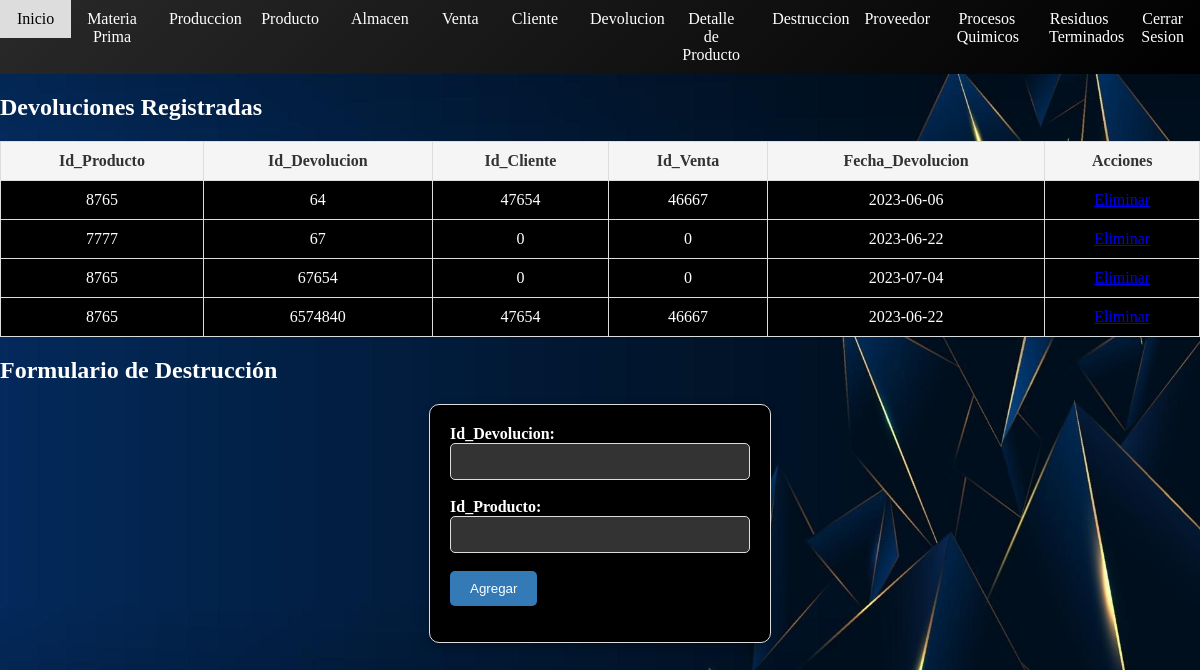
Page /DetalleP.php (signed in) on the committed database.
### tables this page shows
CREATE TABLE `devoluciones` (
  `id_devolucion` int(11) NOT NULL,
  `id_producto` int(11) DEFAULT NULL,
  `id_cliente` int(11) DEFAULT NULL,
  `id_venta` int(11) DEFAULT NULL,
  `fecha_devolucion` date DEFAULT NULL
);

### DetalleP.php (the view, shortened to what this page needs)
<link rel="stylesheet" type="text/css" href="assets/css/estilomenu.css">
<body>
       <?php include 'menu.php'; ?>
   </body>
<!DOCTYPE html>
<html>
<head>
</head>
<body>
  <h2>Devoluciones Registradas</h2>
  <?php
    $servername = "localhost";
    $username = "ulises";
    $password = "1234";
    $dbname = "gomper2";
    $conn = new mysqli($servername, $username, $password, $dbname);
    $sql = "SELECT * FROM devoluciones";
    $result = $conn->query($sql);
    if ($result->num_rows > 0) {
      echo '<table class="table-container">';
      echo '<tr>';
      echo '<th>Id_Producto</th>';
      echo '<th>Id_Devolucion</th>';
      echo '<th>Id_Cliente</th>';
      echo '<th>Id_Venta</th>';
      echo '<th>Fecha_Devolucion</th>';
      echo '<th>Acciones</th>';
      echo '</tr>';
      while ($row = $result->fetch_assoc()) {
        echo '<tr>';
        echo '<td>' . $row['id_producto'] . '</td>';
        echo '<td>' . $row['id_devolucion'] . '</td>';
        echo '<td>' . $row['id_cliente'] . '</td>';
        echo '<td>' . $row['id_venta'] . '</td>';
        echo '<td>' . $row['fecha_devolucion'] . '</td>';
        echo '<td><a href="?eliminar=' . $row['id_devolucion'] . '">Eliminar</a></td>';
        echo '</tr>';
      }
      echo '</table>';
    } else {
      echo 'No hay devoluciones registradas.';
    }
  ?>
</body>
</html>
<!DOCTYPE html>
<html>
<head>
  <link rel="stylesheet" href="DetalleP/styles.css">
</head>
<body>
  <h2>Formulario de Destrucción</h2>
<div class="form-container">
  <form method="POST" action="<?php echo $_SERVER['PHP_SELF']; ?>">
    <label for="id_devolucion">Id_Devolucion:</label>
    <input type="text" name="id_devolucion" id="id_devolucion" required><br><br>
    <label for="id_producto">Id_Producto:</label>
    <input type="text" name="id_producto" id="id_producto" required><br><br>
    <input type="submit" value="Agregar">
  </form>

### assets/css/estilomenu.css (style rules this page uses)
body { margin: 0; }

### DetalleP/styles.css (style rules this page uses)
.form-container { background-color: #000000; padding: 20px; border-radius: 5px; color: #ffffff; margin: 20px auto; width: 300px; }
.form-container { background-color: #000000; padding: 20px; border-radius: 10px; color: #ffffff; margin: 20px auto; width: 300px; box-shadow: 0px 4px 10px rgba(0, 0, 0, 0.3); border: 1px solid #dddddd; }
.form-container input[type="submit"] { background-color: #337ab7; color: #ffffff; padding: 10px 20px; border: none; border-radius: 5px; cursor: pointer; transition: background-color 0.3s ease; }
label { font-weight: bold; }
input[type="text"], input[type="number"] { padding: 10px; border: 1px solid #dddddd; border-radius: 5px; width: 100%; background-color: #333333; color: #ffffff; }
h2 { margin-bottom: 20px; font-size: 24px; font-weight: bold; color: #ffffff; }
.table-container { width: 100%; border-collapse: collapse; margin-top: 20px; background-color: #000000; color: #ffffff; }
.table-container th, .table-container td { padding: 10px; text-align: center; border: 1px solid #dddddd; }
.table-container th { background-color: #f5f5f5; color: #333333; }

### menu.php (style rules this page uses)
body { background-image: url('assets/images/11.jpg'); background-size: cover; }

### DetalleP.php (style rules this page uses)
body { background-image: url('assets/images/11.jpg'); background-size: cover; }

### rows in the picture
devoluciones: id_producto "8765", id_devolucion "64", id_cliente "47654", id_venta "46667", fecha_devolucion "2023-06-06"
devoluciones: id_producto "7777", id_devolucion "67", id_cliente "0", id_venta "0", fecha_devolucion "2023-06-22"
devoluciones: id_producto "8765", id_devolucion "67654", id_cliente "0", id_venta "0", fecha_devolucion "2023-07-04"
devoluciones: id_producto "8765", id_devolucion "6574840", id_cliente "47654", id_venta "46667", fecha_devolucion "2023-06-22"
